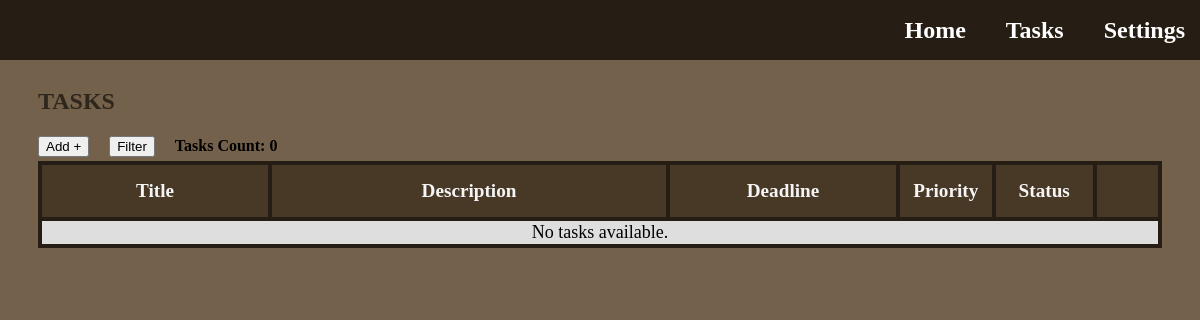
/tasks (signed in), run on an earlier commit of the app's database.
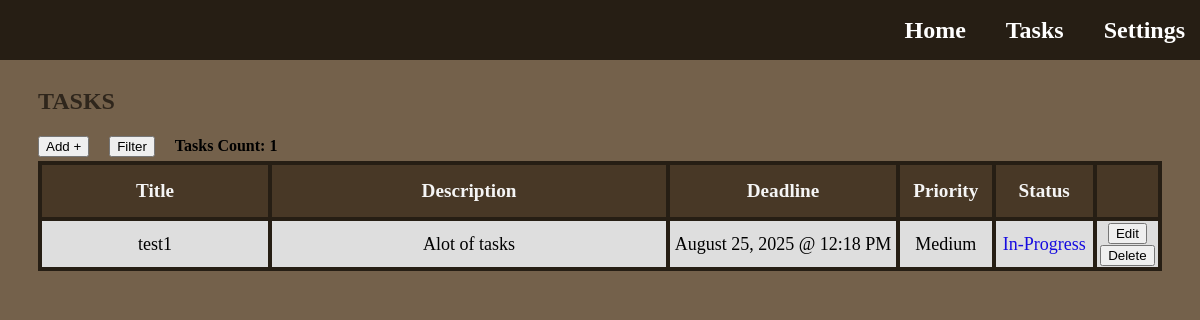
And on a later commit of the database.
### app.py (models this page shows)
class Task(db.Model):
    id = db.Column(db.Integer, primary_key=True)
    title = db.Column(db.String(128), nullable=False)
    description = db.Column(db.Text, nullable=True)
    priority = db.Column(db.String(50), nullable=False)
    deadline = db.Column(db.DateTime, nullable=True)
    status = db.Column(db.String(50), nullable=False, default='In-Progress')
    set_today_reminder = db.Column(db.Boolean, nullable=False, default=True)
    set_tommorow_reminder = db.Column(db.Boolean, nullable=False, default=True)
    user_id = db.Column(db.Integer, db.ForeignKey('user.id'), nullable=False)
    user = db.relationship('User', backref=db.backref('tasks', lazy=True))

### app.py (the view, shortened to what this page needs)
@app.route('/tasks')
def tasks():
    user_id = session['user_id']
    sort_title = session.get('sort_title')
    sort_type = session.get('sort_type')
    filter_priorities = session.get('filter_priorities', [])
    filter_status = session.get('filter_status', [])
    filter_months = session.get('filter_months', [])
    filter_year = session.get('filter_year', None)
    filter_day = session.get('filter_day', None)
    priority_order_descending = case(
        (Task.priority == 'High', 1),
        (Task.priority == 'Medium', 2),
        (Task.priority == 'Low', 3),
    )
    priority_order_ascending = case(
        (Task.priority == 'Low', 1),
        (Task.priority == 'Medium', 2),
        (Task.priority == 'High', 3),
    )
    status_order_complete = case(
        (Task.status == 'Complete', 1),
        (Task.status == 'In-Progress', 2)
    )
    status_order_in_progress = case(
        (Task.status == 'In-Progress', 1),
        (Task.status == 'Complete', 2)
    )
    query = Task.query.filter_by(user_id=user_id)
    if filter_priorities: # Only true if not empty
        query = query.filter(Task.priority.in_(filter_priorities)) # Filter by checked priorities within given priority list
    if filter_status:
        query = query.filter(Task.status.in_(filter_status)) # Filter by checked status within given status list
    if filter_months:
        query = query.filter(extract('month', Task.deadline).in_(filter_months)) # Filter by checked months within given months list; extract(...) - returns month number from Task columns and matches to filter months list
    if filter_year:
        query = query.filter(extract('year', Task.deadline) == filter_year) # Filter by typed year; extracts year from deadline column in database
    if filter_day:
        query = query.filter(extract('day', Task.deadline) == filter_day) # Filter by typed day; extracts day from deadline column in database
    user_tasks = query.all()  # Get all tasks for this user according to the id, default order is by date task was created from earliest to latest
    user_tasks_count = query.count() # Gets the total count of tasks of the user
    return render_template('tasks.html', tasks=user_tasks, count=user_tasks_count, sort_title=sort_title, sort_type=sort_type, filter_priorities=filter_priorities, filter_status=filter_status, filter_months=filter_months, filter_year=filter_year, filter_day=filter_day)

### templates/tasks.html (shortened to what this page needs)
{% extends "base.html" %}
{% block content %}
  <h1 class="title-page">Tasks</h1>
  <div class="task-features">
    <button href="#" type="button" class="add-button" onclick="openPopup('add-task')">Add +</button>
    <button type="button" class="filter-sort-button" onclick="openPopup('filter-sort-task')">Filter</button>
    <h4>Tasks Count: {{ count }} </h2>
  </div>
  <section class="tasks-section">
      <table class="tasks-table">
        <thead class="table-header">
          <tr>
              <th class="task-title">Title</th>
              <th class="task-description">Description</th>
              <th class="task-deadline">Deadline</th>
              <th class="task-priority">Priority</th>
              <th class="task-status">Status</th>
              <th class="task-options"></th>
          </tr>
        </thead>
        <tbody id="task-body">
          {% for task in tasks %}
          <tr id="task-row">
            <td>{{ task.title }}</td>
            <td>{{ task.description }}</td>
            <td>{{ task.deadline.strftime('%B %d, %Y @ %I:%M %p')  }}</td>
            <td>{{ task.priority }}</td>
            <td class="task-status-data">
              <a href="{{ url_for('change_task_status', task_id=task.id)}}"
              class="task-status {{ task.status | lower | replace(' ', '-') }}">
                {{ task.status }}
              </a>
            </td>
            <td>
              <a>
                <button type="button" class="edit-button" onclick="openEditPopup(this, 'edit-task')"
                  data-id="{{ task.id }}"
                  data-title="{{ task.title }}"
                  data-description="{{ task.description }}"
                  data-priority="{{ task.priority }}"
                  data-deadline="{{ task.deadline.strftime('%B %d %Y @ %I:%M %p')  }}"
                  >
                  Edit
                </button>
              </a>
              <a href="{{ url_for('delete_task', task_id=task.id)}}">
                <button type="button" class="delete-button">Delete</button>
              </a>
            </td>
          </tr>
          {% else %}
          <tr>
            <td colspan="6">No tasks available.</td>
          </tr>
          {% endfor %}
        </tbody>
      </table>
  </section>
{% endblock %}

### templates/base.html (shortened to what this page needs)
<!DOCTYPE html>
<html lang="en">
<head>
    <link rel="stylesheet" href="{{ url_for('static', filename='style.css') }}">
</head>
<body class="homepage">
    <header class="navbar">
        <nav class="navbar-links">
            <a href="{{ url_for('home') }}">Home</a>
            <a href="{{ url_for('tasks') }}">Tasks</a>
            <a href="{{ url_for('settings') }}">Settings</a>
        </nav>
    </header>
    <main>
        {% block content %}{% endblock %}
    </main>
</body>
</html>

### static/style.css (style rules this page uses)
html, body { min-width: 800px; overflow-x: auto; }
.title-page { margin-top: 80px; margin-left: 30px; font-size: x-large; font-weight: bolder; text-transform: uppercase; font-family: 'Lucida Handwriting'; color: #2f261c; }
.homepage { background-color: #74614b; }
.navbar { background-color: #261e14; position: fixed; top: 0; left: 0; width: 100%; height: 60px; padding-left: 5px; display: flex; justify-content: flex-end; align-items: center; z-index: 1000; }
.navbar-links { display: flex; gap: 20px; }
.navbar-links a { font-family: 'Lucida Handwriting'; color: white; margin-right: 20px; font-weight: bold; font-size: 24px; text-decoration: none; }
.tasks-section { margin-left: 30px; margin-right: 30px; display: flex; justify-content: center; }
.tasks-table { border-collapse: collapse; width: 100%; height: 50%; table-layout: fixed; }
.tasks-table th, .tasks-table td { border: 4px solid #261e14; color: black; font-size: large; text-align: center; background: rgb(222, 222, 222); }
.tasks-table th { color: whitesmoke; font-weight: bolder; font-size: larger; height: 50px; background-color: #483826; }
.task-title { width: 20%; }
.task-description { white-space: normal; word-break: break-word; max-width: 400px; width: 35%; }
.task-deadline { width: 20%; }
.task-priority { width: 8%; }
.task-status { width: 8.5%; }
.task-options { width: 8.5; }
.task-status-data { text-decoration: none; color: white }
.task-status.in-progress { color: rgb(22, 11, 224); text-decoration: none; }
.task-features { margin-left: 30px; margin-right: 30px; height: 30px; display: flex; justify-content: flex-start; align-items: center; gap: 20px; }
.add-button { color: black; text-decoration: none; }

What changed in the data, as far as the page shows it:
added Task: title "test1", description "Alot of tasks", deadline "August 25, 2025 @ 12:18 PM", priority "Medium", status "In-Progress"
Also different on the page:
{{ count }}: "0" → "1"
text no longer shown: "No tasks available."
